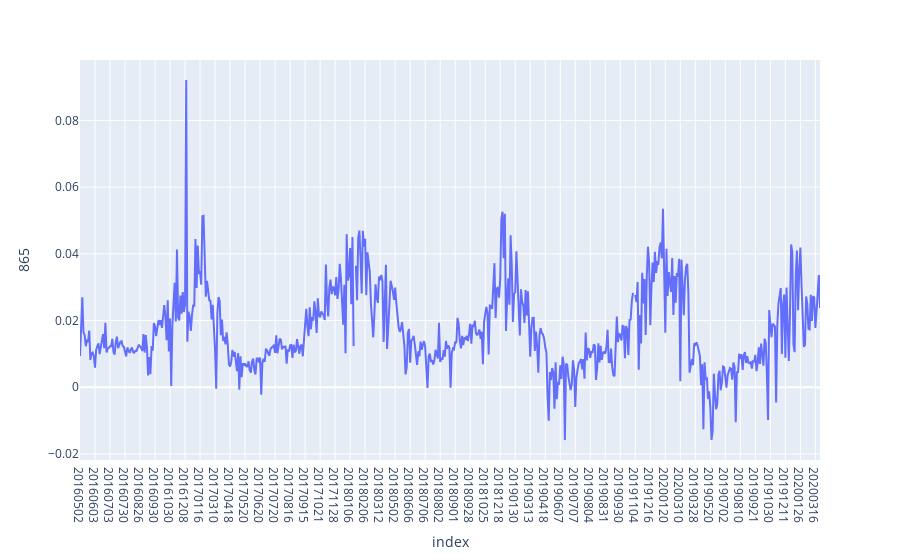

This figure's notebook cell:
### Code cell
px.line(df, y=865, height=600,)

### Figure 1 — Plotly figure (JSON) as saved in the notebook; plotly's stock layout.template omitted (floating-point values rounded to 4 significant figures; data arrays with more than 128 entries replaced by an {"elided": "..."} marker saying what was removed)
{"data": [{"hovertemplate": "index=%{x}<br>865=%{y}<extra></extra>", "legendgroup": "", "line": {"color": "#636efa", "dash": "solid"}, "mode": "lines", "name": "", "orientation": "v", "showlegend": false, "type": "scatter", "x": {"elided": "642 str values"}, "xaxis": "x", "y": {"elided": "642 float values"}, "yaxis": "y"}], "layout": {"autosize": true, "legend": {"tracegroupgap": 0}, "margin": {"t": 60}, "xaxis": {"anchor": "y", "autorange": true, "domain": [0, 1], "range": [0, 641], "title": {"text": "index"}, "type": "category"}, "yaxis": {"anchor": "x", "autorange": true, "domain": [0, 1], "range": [-0.0218, 0.09812], "title": {"text": "865"}, "type": "linear"}}}
